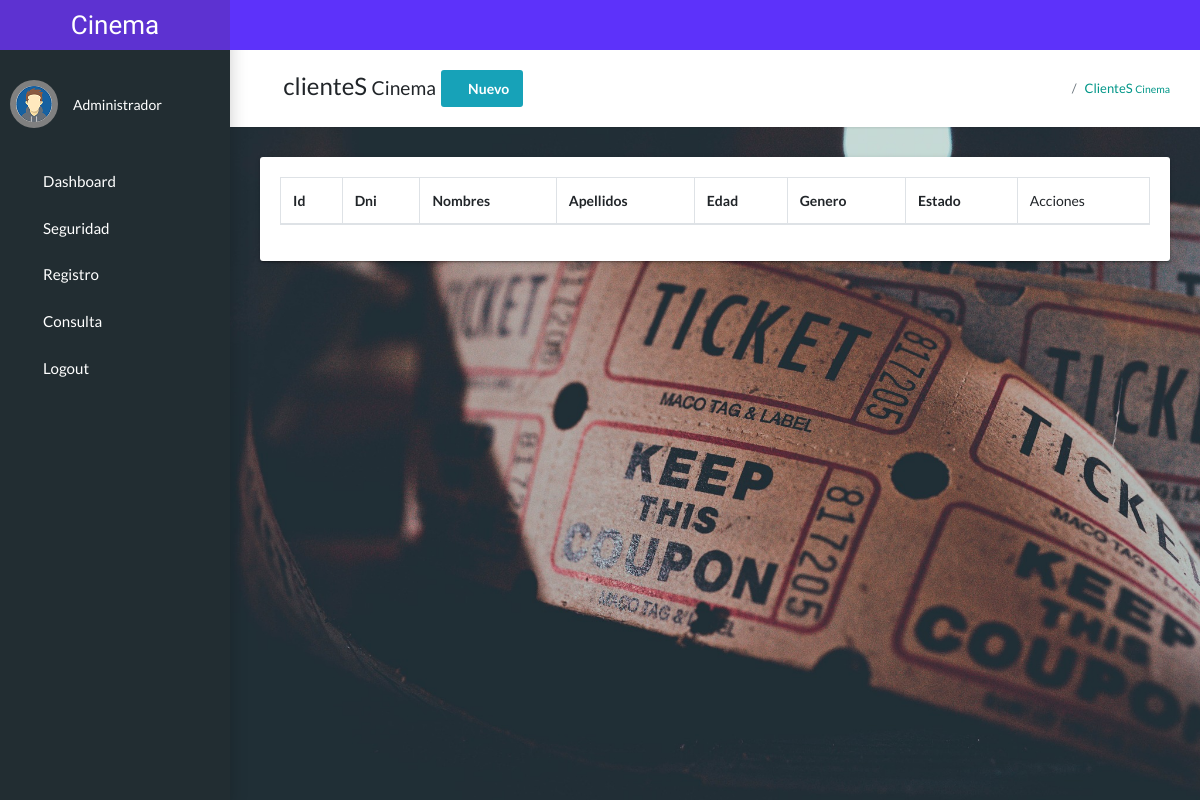
Before: /pages/clientes.php with the older database file.
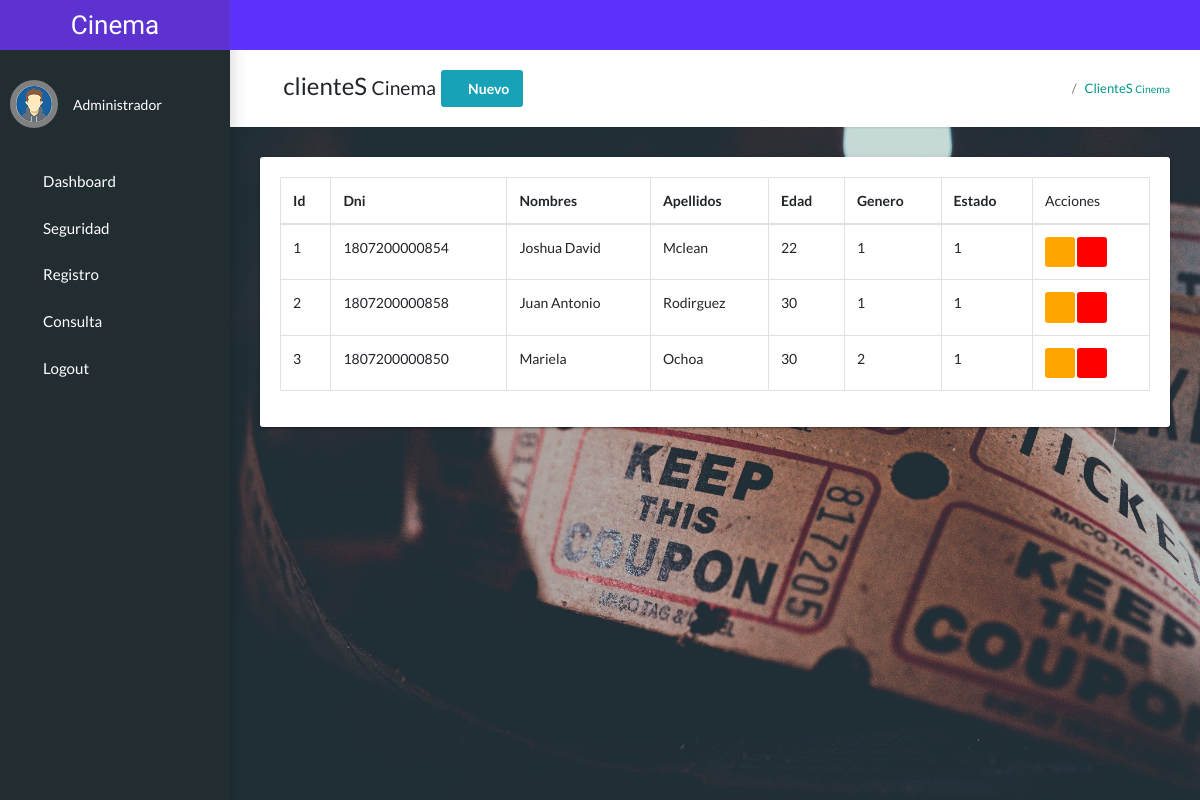
After: the same page with the newer database file.
### tables this page shows
CREATE TABLE `clientes` (
  `idcliente` int(11) NOT NULL,
  `dniCliente` varchar(15) NOT NULL,
  `nombresCliente` varchar(70) NOT NULL,
  `apellidosCliente` varchar(70) NOT NULL,
  `statusCliente` int(11) NOT NULL DEFAULT 1,
  `edadCliente` int(11) NOT NULL,
  `idGenero` int(11) NOT NULL
);

### pages/clientes.php (the view, shortened to what this page needs)
<?php
include 'templates/header_admin.php';
include("../src/php/database/connection.php");
$query= "SELECT * FROM clientes";
$resultadoConsulta = mysqli_query($conection, $query);
?>
<section class="app-content">
      <div class="app-title">
        <div>
            <h1><i class="fas fa-user-tag"></i> clienteS <small> Cinema</small>
                <button class="btn btn-info" type="button" data-bs-toggle="modal"
                data-bs-target="#exampleModal1" id="clasificacion"><i class="fas fa-plus-circle"></i> Nuevo</button>
            </h1>
        </div>
        <ul class="app-breadcrumb breadcrumb">
          <li class="breadcrumb-item"><i class="fa fa-home fa-lg"></i></li>
          <li class="breadcrumb-item"><a href="#">clienteS <small> Cinema</small></a></li>
        </ul>
      </div>
        <div class="row">
            <div class="col-md-12">
              <div class="tile">
                <div class="tile-body">
                  <div class="table-responsive">
                    <table class="table table-hover table-bordered" id="tableclientes">
                      <thead>
                        <tr>
                          <th>Id</th>
                          <th>Dni</th>
                          <th>Nombres</th>
                          <th>Apellidos</th>
                          <th>Edad</th>
                          <th>Genero</th>
                          <th>Estado</th>
                          <td>Acciones</td>
                        </tr>
                      </thead>
                          <tbody>
                          <?php while($cliente = mysqli_fetch_assoc($resultadoConsulta)): ?>
                              <tr>
                                <td><?php echo $cliente ['idcliente']; ?></td>
                                <td><?php echo $cliente ['dniCliente']; ?></td>
                                <td><?php echo $cliente ['nombresCliente']; ?></td>
                                <td><?php echo $cliente ['apellidosCliente']; ?></td>
                                <td><?php echo $cliente ['edadCliente']; ?></td>
                                <td><?php echo $cliente ['idGenero']; ?></td>
                                <td><?php echo $cliente ['statusCliente']; ?></td>
                                <td>
                                <a   href="actualizarcliente.php?id=<?php  echo $cliente ['idcliente']; ?>"  class="btn bg-orange btn-sm">
                                  <i class="fa-solid fa-pencil text-white"></i>
                                </a>
                                <a   href="eliminarcliente.php?id=<?php  echo $cliente ['idcliente']; ?>"  class="btn bg-red btn-sm">
                                  <i class="fa-solid fa-trash text-white"></i>
                                </a>
                                </td>
                              </tr>
                            <?php endwhile; ?>
                      </tbody>
                    </table>
                  </div>
                </div>
              </div>
            </div>
        </div>
    </section>
    <?php include 'templates/footer_admin.php';?>

### pages/templates/header_admin.php (shortened to what this page needs)
<!DOCTYPE html>
<html lang="es">
  <head>
    <link rel="stylesheet" type="text/css" href="../src/style/main.css">
    <link rel="stylesheet" type="text/css" href="../src/style/bootstrap-select.min.css">
    <link rel="stylesheet" type="text/css" href="../src/style/style.css?v=<?php echo rand();?>">
    <link rel="stylesheet" type="text/css" href="../src/style/estilo.css?v=<?php echo rand();?>">
  </head>
  <body class="app sidebar-mini">
    <header class="app-header"><a class="app-header__logo" href="#">Cinema</a>
      <a class="app-sidebar__toggle" href="#" data-toggle="sidebar" aria-label="Hide Sidebar"></a>
      <ul class="app-nav">
        <li class="dropdown"><a class="app-nav__item" href="#" data-toggle="dropdown" aria-label="Open Profile Menu"><i class="fa fa-user fa-lg"></i></a>
        </li>
      </ul>
    </header>
    <?php include 'nav_admin.php';?>

### pages/templates/nav_admin.php (shortened to what this page needs)
<aside class="app-sidebar">
  <div class="app-sidebar__user"><img class="app-sidebar__user-avatar" src="../src/img/avatar.png" alt="User Image">
    <div>
      <p class="app-sidebar__user-designation">Administrador</p>
    </div>
  </div>
  <ul class="app-menu">
    <li>
      <a class="app-menu__item" href="./dashboard">
        <i class="app-menu__icon fa fa-dashboard"></i>
        <span class="app-menu__label">Dashboard</span>
      </a>
    </li>
    <li class="treeview">
      <a class="app-menu__item" href="#" data-toggle="treeview">
        <i class="app-menu__icon fa-solid fa-lock"></i>
        <span class="app-menu__label">Seguridad</span>
        <i class="treeview-indicator fa fa-angle-right"></i>
      </a>
    </li>
    <li class="treeview">
      <a class="app-menu__item" href="#" data-toggle="treeview">
      <i class="app-menu__icon fa-solid fa-box-archive"></i>
        <span class="app-menu__label">Registro</span>
        <i class="treeview-indicator fa fa-angle-right"></i>
      </a>
    </li>
    <li class="treeview">
      <a class="app-menu__item" href="#" data-toggle="treeview">
      <i class="app-menu__icon fa-solid fa-file-lines"></i>
        <span class="app-menu__label">Consulta</span>
        <i class="treeview-indicator fa fa-angle-right"></i>
      </a>
    </li>
    <li>
        <a class="app-menu__item" href="../src/php/sessions/close_sessions">
          <i class="app-menu__icon fa fa-sign-out" aria-hidden="true"></i>
          <span class="app-menu__label">Logout</span>
        </a>
    </li>
  </ul>
</aside>

### pages/templates/footer_admin.php (shortened to what this page needs)
  </body>
</html>

### src/style/style.css (style rules this page uses)
.app-header { background-color: rgb(93, 50, 250)!important; }
@media (min-width: 768px) { .app-header__logo { background-color: rgb(93, 50, 209); } }
.app-sidebar__user-avatar { width:48px; background:grey; padding:6px; }
*, *:before, *:after { box-sizing: border-box; -moz-box-sizing: border-box; -webkit-box-sizing: border-box; }

### src/style/estilo.css (style rules this page uses)
.app-header { background-color: rgb(93, 50, 250)!important; }
@media (min-width: 768px) { .app-header__logo { background-color: rgb(93, 50, 209); } }
.app-sidebar__user-avatar { width:48px; background:grey; padding:6px; }
.bg-orange { background-color: orange; }
.bg-red { background-color: red; }

Changed rows visible on the page:
added clientes: idcliente "1", dniCliente "1807200000854", nombresCliente "Joshua David", apellidosCliente "Mclean", edadCliente "22", idGenero "1", statusCliente "1"
added clientes: idcliente "2", dniCliente "1807200000858", nombresCliente "Juan Antonio", apellidosCliente "Rodirguez", edadCliente "30", idGenero "1", statusCliente "1"
added clientes: idcliente "3", dniCliente "1807200000850", nombresCliente "Mariela", apellidosCliente "Ochoa", edadCliente "30", idGenero "2", statusCliente "1"
